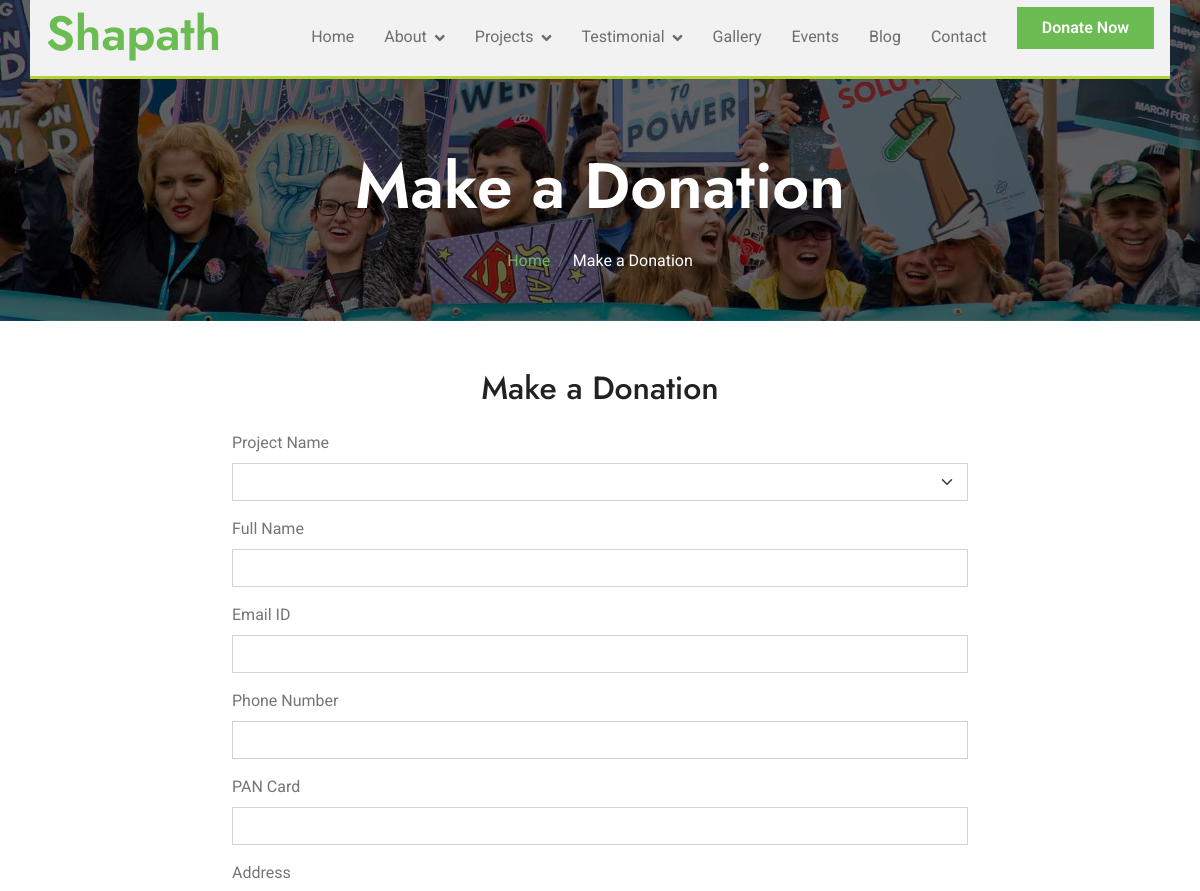
/donate/?id=PROCADBC14820240216 (upper part), run on an earlier commit of the app's database.
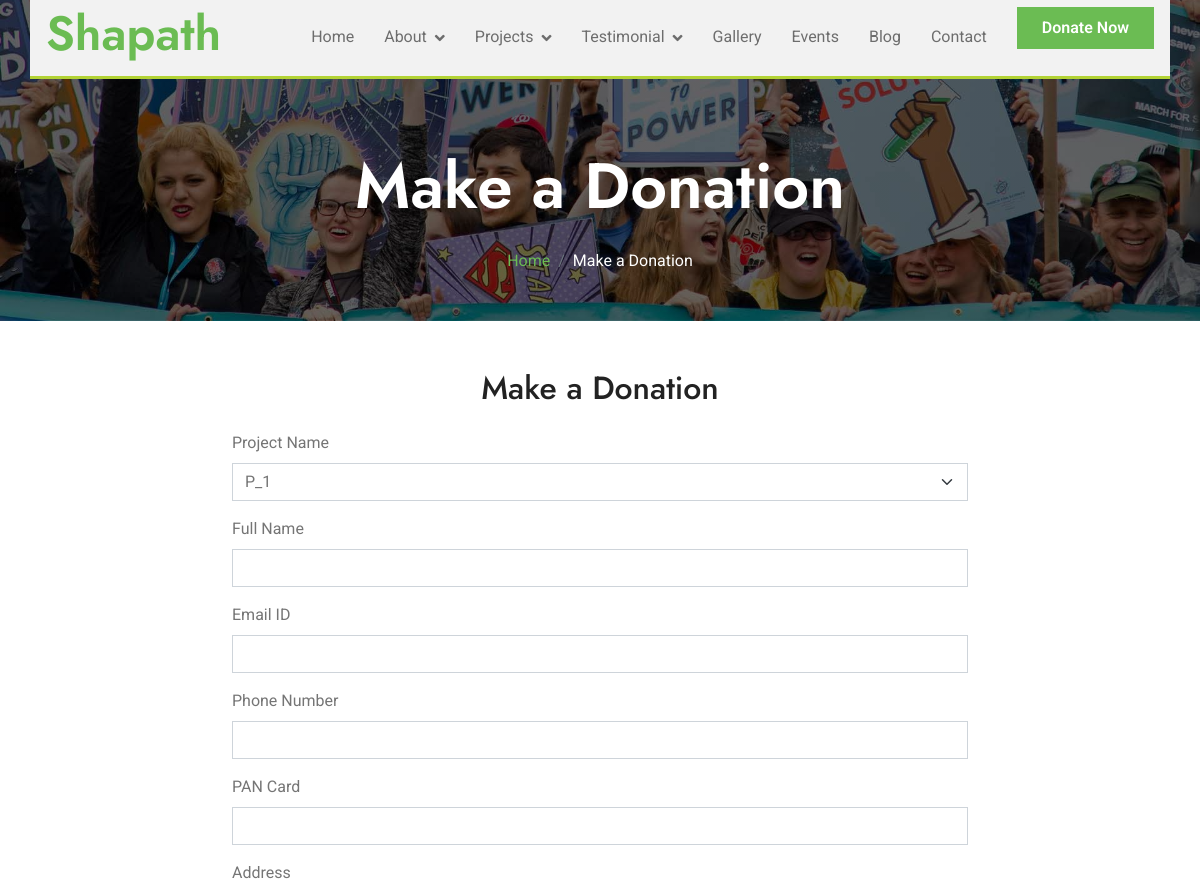
And on a later commit of the database.
### tables this page shows
CREATE TABLE `projects` (
  `id` int(11) NOT NULL,
  `uid` varchar(255) NOT NULL,
  `project_title` varchar(255) NOT NULL,
  `project_cover_details` longtext NOT NULL,
  `project_page_title` varchar(255) NOT NULL,
  `project_page_video` varchar(255) NOT NULL,
  `project_page_description` longtext NOT NULL,
  `project_img` varchar(255) NOT NULL,
  `project_logo` varchar(255) NOT NULL,
  `created_at` datetime NOT NULL DEFAULT current_timestamp(),
  `updated_at` datetime NOT NULL DEFAULT current_timestamp()
);

### application/controllers/Common.php (called while the page is built, shortened)
<?php
class Common extends CI_Controller
{
	public function init_model($model)
	{
		$this->load->model($model);
	}
	public function load_page($page, $data)
	{
		$this->load_headers($data['data_header']);
		$this->load->view($page, $data['data_page']);
		$this->load_footers($data['data_footer']);
	}
	private function load_headers($data)
	{
		$projects['projects'] = $this->Pages_model->get_all_projects();
		$this->load->view('/' . $data['site'] . '/inc/header_link.php', $data);
		$this->load->view('/' . $data['site'] . '/inc/header.php', $projects, $data);
	}
	private function load_footers($data)
	{
		$this->load->view('/' . $data['site'] . '/inc/footer.php');
		$this->load->view('/' . $data['site'] . '/inc/footer_link.php', $data);
	}
}
?>

### application/controllers/web/Load.php (called while the page is built, shortened)
<?php
require_once(APPPATH.'controllers/Common.php');
class Load extends Common {
    public function donation(){
        $data = PAGE_DATA_WEB;
        $id = $this->input->get('id');
        if(!empty($id)){
            $data['data_page']['project'] = $this->Pages_model->get_projects_by_id($id);
            $data['data_page']['flag'] = 1;
        }else{
            $data['data_page']['project'] = $this->Pages_model->get_all_projects();
            $data['data_page']['flag'] = 0;
        }
        $this->load_page('web/donation.php',$data);
    }
}
?>

### index.php (called while the page is built, shortened)
<?php
require_once BASEPATH.'core/CodeIgniter.php';

### application/models/Pages_model.php (called while the page is built, shortened)
<?php
class Pages_model extends Admin_model
{
    public function get_all_projects()
    {
        $projects = $this->db
            ->select('*')
            ->from(TABLE_PROJECTS)
            ->get();
        $projects = $projects->result_array();
        return !empty($projects) ? $projects : [];
    }
    public function get_projects_by_id($p_id)
    {
        $project = $this->db->select('*')
            ->from(TABLE_PROJECTS)
            ->where('uid', $p_id)
            ->get()
            ->row_array();
        return !empty($project) ? $project : [];
    }
}

### application/views/web/donation.php (the view, shortened to what this page needs)
<div class="container-fluid bg-breadcrumb">
    <div class="container text-center py-5" style="max-width: 900px;">
        <h3 class="text-white display-3 mb-4">Make a Donation</h1>
            <ol class="breadcrumb justify-content-center mb-0">
                <li class="breadcrumb-item"><a href="index.php">Home</a></li>
                <li class="breadcrumb-item active text-white">Make a Donation</li>
            </ol>
    </div>
</div>
<div class="container py-5">
    <h2 class="text-center mb-4">Make a Donation</h2>
    <div class="row justify-content-center">
        <div class="col-md-8">
                <div class="mb-3" style="width: auto;">
                    <label for="projectName" class="form-label">Project Name</label>
                    <select class="form-select" id="project_id" name="project_id">
                        <?php if ($flag) { ?>
                            <option id="p_id" value="<?php echo $project['uid'] ?>" selected disabled>
                                <?php echo $project['project_title'] ?>
                            </option>
                        <?php } ?>
                    </select>
                </div>
                <div class="mb-3" style="width: auto;">
                    <label for="fullName" class="form-label">Full Name</label>
                    <input type="text" class="form-control" id="name" name="name" required>
                </div>
                <div class="mb-3" style="width: auto;">
                    <label for="email" class="form-label">Email ID</label>
                    <input type="email" class="form-control" id="email" name="email" required>
                </div>
                <div class="mb-3" style="width: auto;">
                    <label for="" class="form-label">Phone Number</label>
                    <input type="tel" class="form-control" id="phone" name="phone" required>
                </div>
                <div class="mb-3" style="width: auto;">
                    <label for="" class="form-label">PAN Card</label>
                    <input type="text" class="form-control" id="pan" name="pan" required>
                </div>
                <div class="mb-3" style="width: auto;">
                    <label for="" class="form-label">Address</label>
                </div>
        </div>
    </div>
</div>

### application/views/web/inc/header_link.php (shortened to what this page needs)
<!DOCTYPE html>
<html lang="en">
<head>
    <link rel="stylesheet" href="https://use.fontawesome.com/releases/v5.15.4/css/all.css" />
    <link href="https://cdn.jsdelivr.net/npm/bootstrap-icons@1.4.1/font/bootstrap-icons.css" rel="stylesheet">
    <link href="<?=base_url()?>assets/lib/owlcarousel/assets/owl.carousel.min.css" rel="stylesheet">
    <link href="<?=base_url()?>assets/lib/lightbox/css/lightbox.min.css" rel="stylesheet">
    <link href="<?=base_url()?>assets/css/bootstrap.min.css" rel="stylesheet">
    <link href="<?=base_url()?>assets/css/style.css" rel="stylesheet">

### application/views/web/inc/header.php (shortened to what this page needs)
</head>
<body>
    <div class="container-fluid fixed-top px-0">
        <div class="container px-0">
            <nav class="navbar navbar-light bg-light navbar-expand-xl header-nav">
                <a href="<?= base_url('home')?>" class="navbar-brand ms-3">
                    <h1 class="text-primary display-5">Shapath</h1>
                </a>
                <div class="collapse navbar-collapse bg-light" id="navbarCollapse">
                    <div class="navbar-nav ms-auto">
                        <a href="<?= base_url('home')?>" class="nav-item nav-link <?= isset($home) ? 'active' : '' ?>">Home</a>
                        <div class="nav-item dropdown">
                            <a href="" class="nav-link dropdown-toggle <?= isset($about) ? 'active' : '' ?>" data-bs-toggle="dropdown">About</a>
                        </div>
                        <div class="nav-item dropdown">
                            <a href="#" class="nav-link dropdown-toggle <?= isset($project) ? 'active' : '' ?>" data-bs-toggle="dropdown">Projects</a>
                        </div>
                        <div class="nav-item dropdown">
                            <a href="#" class="nav-link dropdown-toggle <?= isset($testimonial) ? 'active' : '' ?>" data-bs-toggle="dropdown">Testimonial</a>
                        </div>
                        <a href="<?= base_url('gallery') ?>" class="nav-item nav-link <?= isset($gallery) ? 'active' : '' ?>">Gallery</a>
                        <a href="<?= base_url('events') ?>" class="nav-item nav-link <?= isset($event) ? 'active' : '' ?>">Events</a>
                        <a href="<?= base_url('blogs')?>" class="nav-item nav-link <?= isset($blogs) ? 'active' : '' ?>">Blog</a>
                        <a href="<?= base_url('contact-us')?>" class="nav-item nav-link <?= isset($contact) ? 'active' : '' ?>">Contact</a>
                    </div>
                    <div class="d-flex align-items-center flex-nowrap pt-xl-0" style="margin-left: 15px;">
                        <a href="<?= base_url('donate')?>" class="btn-hover-bg btn btn-primary text-white py-2 px-4 me-3">Donate Now</a>
                    </div>
                </div>
            </nav>
        </div>
    </div>

### application/views/web/inc/footer_link.php (shortened to what this page needs)
</body>
</html>

### assets/css/style.css (style rules this page uses)
.header-nav { border-bottom: 3px solid #b3d335; }
.btn { font-weight: 600; transition: .5s; }
.btn-hover-bg { transition: 0.5s; }
.fixed-top .container { transition: 0.5s; }
.navbar { padding: 0; }
.navbar .navbar-nav .nav-link { padding: 10px 15px; font-size: 16px; transition: .5s; }
.navbar .dropdown-toggle::after { border: none; content: "\f107"; font-family: "Font Awesome 5 Free"; font-weight: 600; vertical-align: middle; margin-left: 8px; }
@media (max-width: 1200px) { .navbar .collapse.navbar-collapse .btn-hover-bg.btn { margin-bottom: 20px; } }
.bg-breadcrumb { background: linear-gradient(rgba(0, 0, 0, 0.6), rgba(0, 0, 0, 0.6)), url(../img/breadcrumb-bg.jpg); background-position: center center; background-repeat: no-repeat; background-size: cover; padding: 100px 0 0 0; }

What changed in the data, as far as the page shows it:
added projects: project_id "P_1"
